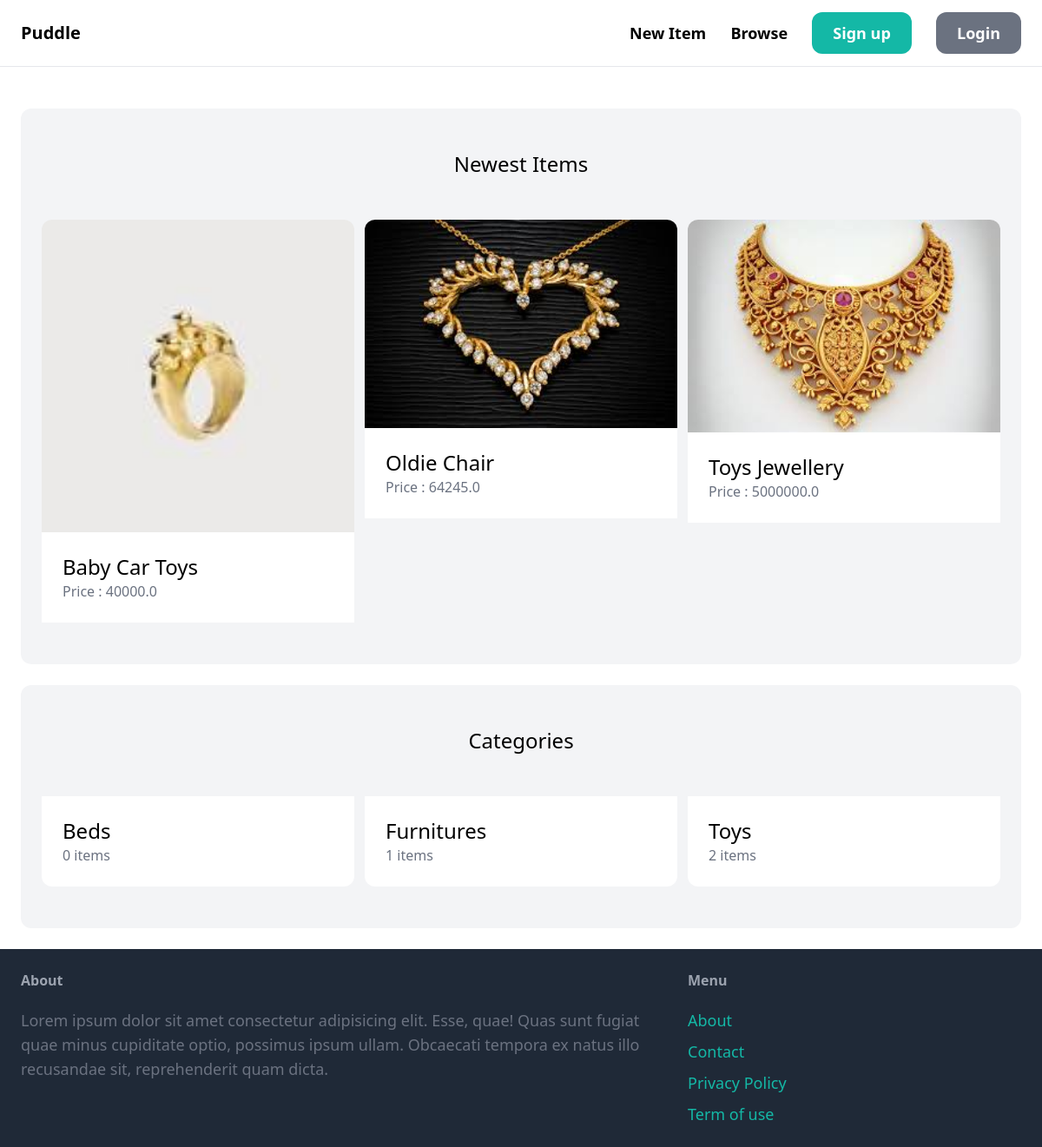
The page / on the database its author committed.
### item/models.py (models this page shows)
class Item(models.Model):
    category = models.ForeignKey(
        Category, related_name="items", on_delete=models.CASCADE
    )
    name = models.CharField(max_length=255)
    description = models.TextField(blank=True, null=True)
    price = models.FloatField()
    image = models.ImageField(upload_to="item_images", blank=True, null=True)
    is_sold = models.BooleanField(default=False)
    created_by = models.ForeignKey(User, related_name="items", on_delete=models.CASCADE)
    created_at = models.DateTimeField(auto_now_add=True)
    def __str__(self):
        return self.name

class Category(models.Model):
    name = models.CharField(max_length=255)
    class Meta:
        ordering = ["name"]
        verbose_name_plural = "Categories"
    def __str__(self):
        return self.name

### core/views.py (the view)
# urls.py: path("", views.index, name="index"),
def index(request):
    items = Item.objects.filter(is_sold=False)[0:6]
    categories = Category.objects.all()
    print(items, categories)
    return render(
        request, "core/index.html", {"items": items, "categories": categories}
    )

### core/templates/core/index.html (shortened to what this page needs)
{% extends "core/base.html" %}
{% block content %}
<div class="mt-6 px-6 py-12 bg-gray-100 rounded-xl">
    <h2 class="mb-12 text-2xl text-center">Newest Items</h2>
    <div class="grid grid-cols-3 gap-3">
        {% for item in items %}
            <div>
                <a href="{% url 'item:detail' item.id %}">
                    <div>
                        <img alt="item name" src="{{ item.image.url }}" class="w-full rounded-t-xl" />
                    </div>
                    <div class="p-6 bg-white flex-grow">
                        <h2 class="text-2xl">{{ item.name }}</h2>
                        <p class="text-gray-500">Price : {{ item.price }}</p>
                    </div>
                </a>
            </div>
        {% endfor %}
    </div>
</div>
<div class="mt-6 px-6 py-12 bg-gray-100 rounded-xl">
	<h2 class="mb-12 text-2xl text-center">Categories</h2>
    <div class="grid grid-cols-3 gap-3">
        {% for category in categories %}
            <div>
                <a href="#">
                    <div class="p-6 bg-white rounded-b-xl">
                        <h2 class="text-2xl">{{ category.name }}</h2>
                        <p class="text-gray-500">{{ category.items.count }} items</p>
                    </div>
                </a>
            </div>
        {% endfor %}
    </div>
</div>
{% endblock %}

### rows shown on the page
Item: image (picture), name "Baby Car Toys", price "40000.0"
Item: image (picture), name "Oldie Chair", price "64245.0"
Item: image (picture), name "Toys Jewellery", price "5000000.0"
Category: name "Beds", items.count "0"
Category: name "Furnitures", items.count "1"
Category: name "Toys", items.count "2"
